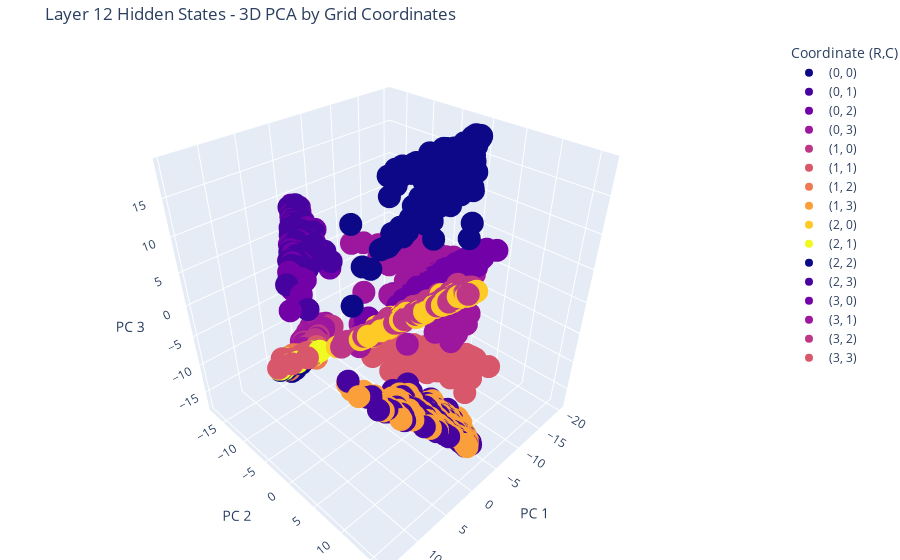

This figure's notebook cell:
### Code cell
# Execute PCA analysis for different layers
print("="*60)
print("PCA ANALYSIS: HIDDEN STATE STRUCTURE ACROSS LAYERS")
print("="*60)

# Layer 1: 2D PCA (3x3 grid, coordinate-based)
print("\n1. Layer 1: Coordinate-based representation")
layer1_points = run_pca_analysis(model, tokenizer, layer_idx=1, grid_size=3, num_prompts=300, walk_length=120)
pca1, coords1 = plot_coordinate_colored_pca(layer1_points, layer_idx=1, grid_size=3)

# Layer 7: 2D PCA (3x3 grid, coordinate-based)  
print("\n2. Layer 7: Coordinate-based representation")
layer7_points = run_pca_analysis(model, tokenizer, layer_idx=7, grid_size=3, num_prompts=300, walk_length=120)
pca7, coords7 = plot_coordinate_colored_pca(layer7_points, layer_idx=7, grid_size=3)

# Layer 12: Interactive 3D PCA (4x4 grid, coordinate-based)
print("\n3. Layer 12: Interactive 3D coordinate-based representation")
layer12_points = run_pca_analysis(model, tokenizer, layer_idx=12, grid_size=4, num_prompts=300, walk_length=200)
pca12, coords12 = plot_interactive_3d_pca(layer12_points, layer_idx=12, grid_size=4)

### Figure 1 — Plotly figure (JSON) as saved in the notebook; plotly's stock layout.template omitted (floating-point values rounded to 4 significant figures; data arrays with more than 128 entries replaced by an {"elided": "..."} marker saying what was removed)
{"data": [{"hovertemplate": "coordinate=(0, 0)<br>PC 1=%{x}<br>PC 2=%{y}<br>PC 3=%{z}<extra></extra>", "legendgroup": "(0, 0)", "marker": {"color": "#0d0887", "symbol": "circle"}, "mode": "markers", "name": "(0, 0)", "scene": "scene", "showlegend": true, "type": "scatter3d", "x": {"elided": "299 float values"}, "y": {"elided": "299 float values"}, "z": {"elided": "299 float values"}}, {"hovertemplate": "coordinate=(0, 1)<br>PC 1=%{x}<br>PC 2=%{y}<br>PC 3=%{z}<extra></extra>", "legendgroup": "(0, 1)", "marker": {"color": "#46039f", "symbol": "circle"}, "mode": "markers", "name": "(0, 1)", "scene": "scene", "showlegend": true, "type": "scatter3d", "x": {"elided": "300 float values"}, "y": {"elided": "300 float values"}, "z": {"elided": "300 float values"}}, {"hovertemplate": "coordinate=(0, 2)<br>PC 1=%{x}<br>PC 2=%{y}<br>PC 3=%{z}<extra></extra>", "legendgroup": "(0, 2)", "marker": {"color": "#7201a8", "symbol": "circle"}, "mode": "markers", "name": "(0, 2)", "scene": "scene", "showlegend": true, "type": "scatter3d", "x": {"elided": "300 float values"}, "y": {"elided": "300 float values"}, "z": {"elided": "300 float values"}}, {"hovertemplate": "coordinate=(0, 3)<br>PC 1=%{x}<br>PC 2=%{y}<br>PC 3=%{z}<extra></extra>", "legendgroup": "(0, 3)", "marker": {"color": "#9c179e", "symbol": "circle"}, "mode": "markers", "name": "(0, 3)", "scene": "scene", "showlegend": true, "type": "scatter3d", "x": {"elided": "300 float values"}, "y": {"elided": "300 float values"}, "z": {"elided": "300 float values"}}, {"hovertemplate": "coordinate=(1, 0)<br>PC 1=%{x}<br>PC 2=%{y}<br>PC 3=%{z}<extra></extra>", "legendgroup": "(1, 0)", "marker": {"color": "#bd3786", "symbol": "circle"}, "mode": "markers", "name": "(1, 0)", "scene": "scene", "showlegend": true, "type": "scatter3d", "x": {"elided": "300 float values"}, "y": {"elided": "300 float values"}, "z": {"elided": "300 float values"}}, {"hovertemplate": "coordinate=(1, 1)<br>PC 1=%{x}<br>PC 2=%{y}<br>PC 3=%{z}<extra></extra>", "legendgroup": "(1, 1)", "marker": {"color": "#d8576b", "symbol": "circle"}, "mode": "markers", "name": "(1, 1)", "scene": "scene", "showlegend": true, "type": "scatter3d", "x": {"elided": "300 float values"}, "y": {"elided": "300 float values"}, "z": {"elided": "300 float values"}}, {"hovertemplate": "coordinate=(1, 2)<br>PC 1=%{x}<br>PC 2=%{y}<br>PC 3=%{z}<extra></extra>", "legendgroup": "(1, 2)", "marker": {"color": "#ed7953", "symbol": "circle"}, "mode": "markers", "name": "(1, 2)", "scene": "scene", "showlegend": true, "type": "scatter3d", "x": {"elided": "300 float values"}, "y": {"elided": "300 float values"}, "z": {"elided": "300 float values"}}, {"hovertemplate": "coordinate=(1, 3)<br>PC 1=%{x}<br>PC 2=%{y}<br>PC 3=%{z}<extra></extra>", "legendgroup": "(1, 3)", "marker": {"color": "#fb9f3a", "symbol": "circle"}, "mode": "markers", "name": "(1, 3)", "scene": "scene", "showlegend": true, "type": "scatter3d", "x": {"elided": "299 float values"}, "y": {"elided": "299 float values"}, "z": {"elided": "299 float values"}}, {"hovertemplate": "coordinate=(2, 0)<br>PC 1=%{x}<br>PC 2=%{y}<br>PC 3=%{z}<extra></extra>", "legendgroup": "(2, 0)", "marker": {"color": "#fdca26", "symbol": "circle"}, "mode": "markers", "name": "(2, 0)", "scene": "scene", "showlegend": true, "type": "scatter3d", "x": {"elided": "300 float values"}, "y": {"elided": "300 float values"}, "z": {"elided": "300 float values"}}, {"hovertemplate": "coordinate=(2, 1)<br>PC 1=%{x}<br>PC 2=%{y}<br>PC 3=%{z}<extra></extra>", "legendgroup": "(2, 1)", "marker": {"color": "#f0f921", "symbol": "circle"}, "mode": "markers", "name": "(2, 1)", "scene": "scene", "showlegend": true, "type": "scatter3d", "x": {"elided": "300 float values"}, "y": {"elided": "300 float values"}, "z": {"elided": "300 float values"}}, {"hovertemplate": "coordinate=(2, 2)<br>PC 1=%{x}<br>PC 2=%{y}<br>PC 3=%{z}<extra></extra>", "legendgroup": "(2, 2)", "marker": {"color": "#0d0887", "symbol": "circle"}, "mode": "markers", "name": "(2, 2)", "scene": "scene", "showlegend": true, "type": "scatter3d", "x": {"elided": "300 float values"}, "y": {"elided": "300 float values"}, "z": {"elided": "300 float values"}}, {"hovertemplate": "coordinate=(2, 3)<br>PC 1=%{x}<br>PC 2=%{y}<br>PC 3=%{z}<extra></extra>", "legendgroup": "(2, 3)", "marker": {"color": "#46039f", "symbol": "circle"}, "mode": "markers", "name": "(2, 3)", "scene": "scene", "showlegend": true, "type": "scatter3d", "x": {"elided": "300 float values"}, "y": {"elided": "300 float values"}, "z": {"elided": "300 float values"}}, {"hovertemplate": "coordinate=(3, 0)<br>PC 1=%{x}<br>PC 2=%{y}<br>PC 3=%{z}<extra></extra>", "legendgroup": "(3, 0)", "marker": {"color": "#7201a8", "symbol": "circle"}, "mode": "markers", "name": "(3, 0)", "scene": "scene", "showlegend": true, "type": "scatter3d", "x": {"elided": "299 float values"}, "y": {"elided": "299 float values"}, "z": {"elided": "299 float values"}}, {"hovertemplate": "coordinate=(3, 1)<br>PC 1=%{x}<br>PC 2=%{y}<br>PC 3=%{z}<extra></extra>", "legendgroup": "(3, 1)", "marker": {"color": "#9c179e", "symbol": "circle"}, "mode": "markers", "name": "(3, 1)", "scene": "scene", "showlegend": true, "type": "scatter3d", "x": {"elided": "300 float values"}, "y": {"elided": "300 float values"}, "z": {"elided": "300 float values"}}, {"hovertemplate": "coordinate=(3, 2)<br>PC 1=%{x}<br>PC 2=%{y}<br>PC 3=%{z}<extra></extra>", "legendgroup": "(3, 2)", "marker": {"color": "#bd3786", "symbol": "circle"}, "mode": "markers", "name": "(3, 2)", "scene": "scene", "showlegend": true, "type": "scatter3d", "x": {"elided": "299 float values"}, "y": {"elided": "299 float values"}, "z": {"elided": "299 float values"}}, {"hovertemplate": "coordinate=(3, 3)<br>PC 1=%{x}<br>PC 2=%{y}<br>PC 3=%{z}<extra></extra>", "legendgroup": "(3, 3)", "marker": {"color": "#d8576b", "symbol": "circle"}, "mode": "markers", "name": "(3, 3)", "scene": "scene", "showlegend": true, "type": "scatter3d", "x": {"elided": "300 float values"}, "y": {"elided": "300 float values"}, "z": {"elided": "300 float values"}}], "layout": {"legend": {"title": {"text": "Coordinate (R,C)"}, "tracegroupgap": 0}, "margin": {"b": 0, "l": 0, "r": 0, "t": 40}, "scene": {"domain": {"x": [0, 1], "y": [0, 1]}, "xaxis": {"title": {"text": "PC 1"}}, "yaxis": {"title": {"text": "PC 2"}}, "zaxis": {"title": {"text": "PC 3"}}}, "title": {"text": "Layer 12 Hidden States - 3D PCA by Grid Coordinates"}}}
